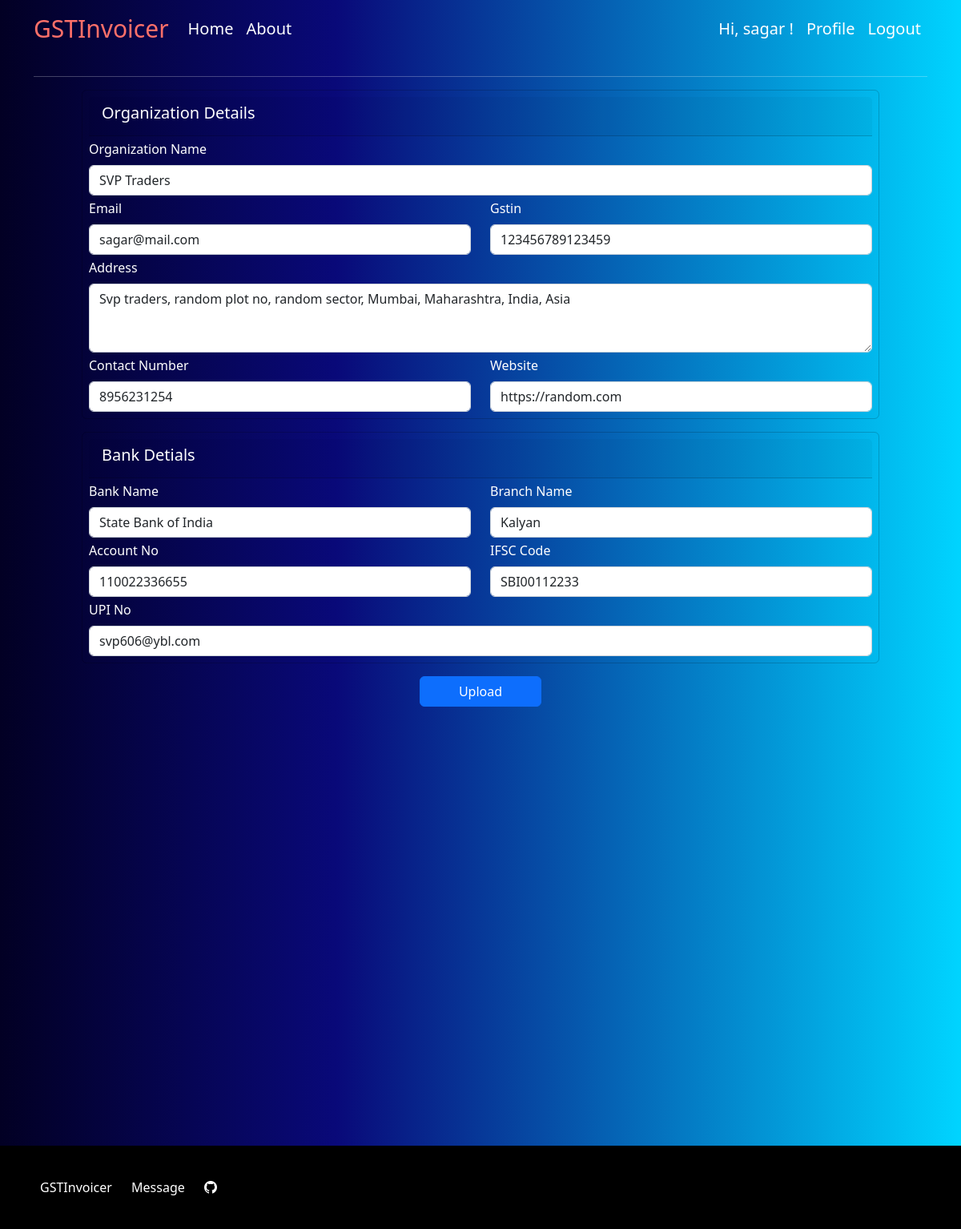
/profile/ (signed in), run on the app's committed database.
### base/models.py (models this page shows, shortened)
class OrganizationlDetials(models.Model):
    user = models.OneToOneField(User, on_delete=models.CASCADE)
    org_name = models.CharField(max_length=255, verbose_name='Organization Name', blank=True, null=True)
    gstin = models.CharField(max_length=15, blank=True, null=True, unique=True)
    address = models.TextField(verbose_name='Address', null=True, blank=True)
    contact_no = models.CharField(max_length=100, verbose_name='Contact Number', null=True, blank=True)
    website = models.URLField(null=True, blank=True)
    email = models.EmailField(null=True, blank=True)
    upi = models.CharField(max_length=100, verbose_name='UPI No', null=True, blank=True)
    bank_name = models.CharField(max_length=255, verbose_name='Bank Name', blank=True, null=True)
    branch_name = models.CharField(max_length=255, verbose_name='Branch Name', blank=True, null=True)
    account_no = models.CharField(max_length=50, verbose_name='Account No', null=True, blank=True)
    ifsc_code = models.CharField(max_length=50, verbose_name='IFSC Code', null=True, blank=True)
    class Meta:
        verbose_name_plural = "Organizations"

### base/views.py (the view)
# urls.py: path('profile/', views.orgnization_profile, name='profile'),
@login_required
def orgnization_profile(request):
    if request.method == 'POST':
        form = OrganizationProfileForm(request.POST, instance=request.user.organizationldetials)
        if form.is_valid():
            form.save()
            messages.success(request, 'Your profile has been saved successfully !')
            return redirect('index')
    else:
        form = OrganizationProfileForm(instance=request.user.organizationldetials)
    return render(request, 'base/profile.html', {'form':form, 'title':'Profile'})

### base/templates/base/profile.html (shortened to what this page needs)
{% extends 'base/base.html' %}
{% load static %}
{% block content %}
<div class="container-md">
        <form method="POST">
            <div class="mx-5 my-3 card bg-transparent">
                <div class="m-2">
                    <div class="card-header">
                        <h5>Organization Details</h5>
                    </div>
                    <label class="form-label mt-1">{{form.org_name.label}}</label>
                    {{form.org_name}}
                    <div class="row">
                        <div class="col">
                            <label class="form-label mt-1">{{form.email.label}}</label>
                            {{form.email}}
                        </div>
                        <div class="col">
                            <label class="form-label mt-1">{{form.gstin.label}}</label>
                            {{form.gstin}}
                        </div>
                    </div>
                    <label class="form-label mt-1">{{form.address.label}}</label>
                    {{form.address}}
                    <div class="row">
                        <div class="col">
                            <label class="form-label mt-1">{{form.contact_no.label}}</label>
                            {{form.contact_no}}
                        </div>
                        <div class="col">
                            <label class="form-label mt-1">{{form.website.label}}</label>
                            {{form.website}}
                        </div>
                    </div>
                </div>
            </div>
            <div class="mx-5 my-3 card bg-transparent">
                <div class="m-2">
                    <div class="card-header">
                        <h5>Bank Detials</h5>
                    </div>
                    <div class="row">
                        <div class="col">
                            <label class="form-label mt-1">{{form.bank_name.label}}</label>
                            {{form.bank_name}}
                        </div>
                        <div class="col">
                            <label class="form-label mt-1">{{form.branch_name.label}}</label>
                            {{form.branch_name}}
                        </div>
                    </div>
                    <div class="row">
                        <div class="col">
                            <label class="form-label mt-1">{{form.account_no.label}}</label>
                            {{form.account_no}}
                        </div>
                        <div class="col">
                            <label class="form-label mt-1">{{form.ifsc_code.label}}</label>
                            {{form.ifsc_code}}
                        </div>
                    </div>
                    <label class="form-label mt-1">{{form.upi.label}}</label>
                    {{form.upi}}
                </div>
            </div>
            <div class="d-flex justify-content-center">
                <button type="submit" class="btn btn-primary px-5 mb-5">Upload</button>
            </div>
        </form>
</div>
{% endblock %}

### base/templates/base/base.html (shortened to what this page needs)
{% load static %}
<!doctype html>
<html lang="en">
  <head>
    <link href="https://cdn.jsdelivr.net/npm/bootstrap@5.2.0-beta1/dist/css/bootstrap.min.css" rel="stylesheet">
    <link rel="stylesheet" href="https://cdn.jsdelivr.net/npm/bootstrap-icons@1.9.1/font/bootstrap-icons.css">
    <link rel="stylesheet" type="text/css" href="{% static 'base/main.css' %}">
  </head>
  <body>
    <nav class="navbar navbar-expand-lg">
      <div class="container">
        <a class="navbar-brand" href="{% url 'index' %}">GSTInvoicer</a>
        <div class="collapse navbar-collapse" id="navbarSupportedContent">
          <ul class="navbar-nav me-auto mb-2 mb-lg-0">
            <li class="nav-item">
              <a class="nav-link" aria-current="page" href="{% url 'index' %}">Home</a>
            </li>
            <li class="nav-item">
              <a class="nav-link" href="#">About</a>
            </li>
          </ul>
          {% if user.is_authenticated %}
            <ul class="d-flex navbar-nav mb-2 mb-lg-0">
              <li class="nav-item">
                <a href="" class="nav-link">Hi, {{user.username}} !</a>
              </li>
              <li class="nav-item">
                <a href="{% url 'profile' %}" class="nav-link">Profile</a>
              </li>
              <li class="nav-item">
                <a href="{% url 'logout' %}" class="nav-link">Logout</a>
              </li>
            </ul>
          {% endif %}
        </div>
      </div>
    </nav>
      <div class="container mt-4">
        <hr>
        {% block content %}
        {% endblock %}
      </div>
      <footer>
        <div class="footer-content">
          <a href="{% url 'index' %}" class="footer-element">GSTInvoicer</a>
          <a href="{% url 'sendmail' %}" class="footer-element">Message</a>
          <a href="https://github.com/SagarPawar606/GSTinvoicer" class="footer-element"><i class="bi bi-github"></i></a>
        </div>
      </footer>
  </body>
</html>

### base/static/base/main.css (style rules this page uses)
body { background: rgb(241, 241, 241); background-image: linear-gradient(90deg, #020024 0%, #090979 35%, #00d4ff 100%); color: white; }
a { text-decoration: none; }
.navbar-brand { color: #FF7069; font-size: 30px; font-weight: 500; }
.nav-link { color: white; font-size: 20px; font-weight: 400; }
footer { background-color: black; padding: 40px; width: 100%; margin-top: 500px; }
.footer-element { color: white; padding: 10px; }

### data on the page
OrganizationlDetials: org_name "SVP Traders", email "sagar@mail.com", gstin "123456789123459", address "Svp traders, random plot no, random sector, Mumbai, Maharashtra, India, Asia", contact_no "8956231254", website "https://random.com", bank_name "State Bank of India", branch_name "Kalyan", account_no "110022336655", ifsc_code "SBI00112233", upi "svp606@ybl.com"

### other printed values
{{ user.username }} "sagar"
